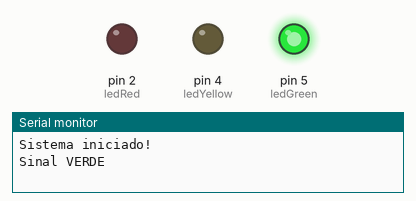
Simulated run of this sketch. Board: Arduino Uno, built with avr-gcc and run on an emulated ATmega328P. Parts: output pins drawn as LEDs (lit = HIGH), the last lines printed to the serial monitor.

Above: at 10.0 s.
At 20.2 s:
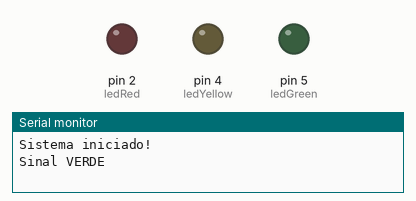
At 25.5 s:
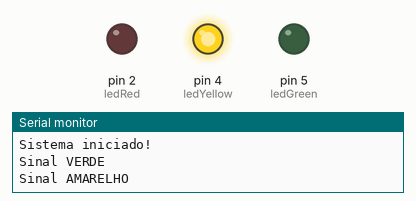
At 34.5 s:
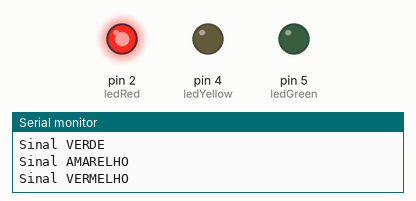
Timing chart, 0 to 50.1 s (numbered marks = the images above):
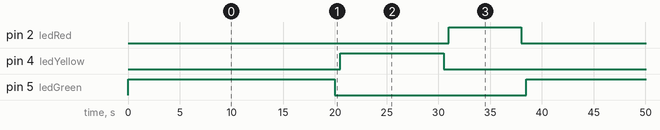

The sketch:

sketch.ino
```cpp
const int ledRed    = 2;
const int ledYellow = 4;
const int ledGreen  =  5;

void setup() {

  Serial.begin(115200); // Inicia o monitor serial
  Serial.println("Sistema iniciado!");

  pinMode(ledRed, OUTPUT);
  pinMode(ledYellow, OUTPUT);
  pinMode(ledGreen, OUTPUT);
}

void loop() {
  //verde
  Serial.println("Sinal VERDE");
  digitalWrite(ledGreen, HIGH);
  digitalWrite(ledYellow, LOW);
  digitalWrite(ledRed, LOW);
  delay(20000); //20 segundos
  desligarTodos();
  delay(500); //sleep de 0.5s

  //amarelo
  Serial.println("Sinal AMARELHO");
  digitalWrite(ledGreen, LOW);
  digitalWrite(ledYellow, HIGH);
  digitalWrite(ledRed, LOW);
  delay(10000); // 10 segundos
  desligarTodos();
  delay(500); //sleep de 0.5s

  //vermelho
  Serial.println("Sinal VERMELHO");
  digitalWrite(ledGreen, LOW);
  digitalWrite(ledYellow, LOW);
  digitalWrite(ledRed, HIGH);
  delay(7000); //7 segundos
  desligarTodos();
  delay(500); //sleep de 0.5s

}

void desligarTodos() {
  digitalWrite(ledGreen, LOW);
  digitalWrite(ledYellow, LOW);
  digitalWrite(ledRed, LOW);

}
```

Measured:
- by itself, pin 2 (ledRed): alternates HIGH for 7.0 s and LOW for 31.5 s
- by itself, pin 4 (ledYellow): alternates HIGH for 10.0 s and LOW for 28.5 s
- by itself, pin 5 (ledGreen): alternates HIGH for 20.0 s and LOW for 18.5 s
